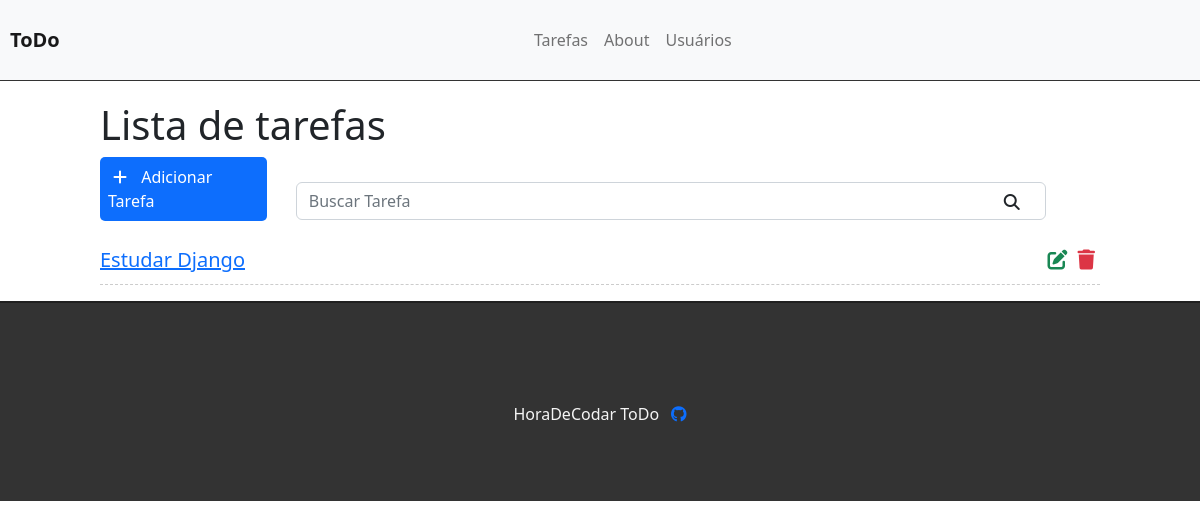
The app's page /, older data.
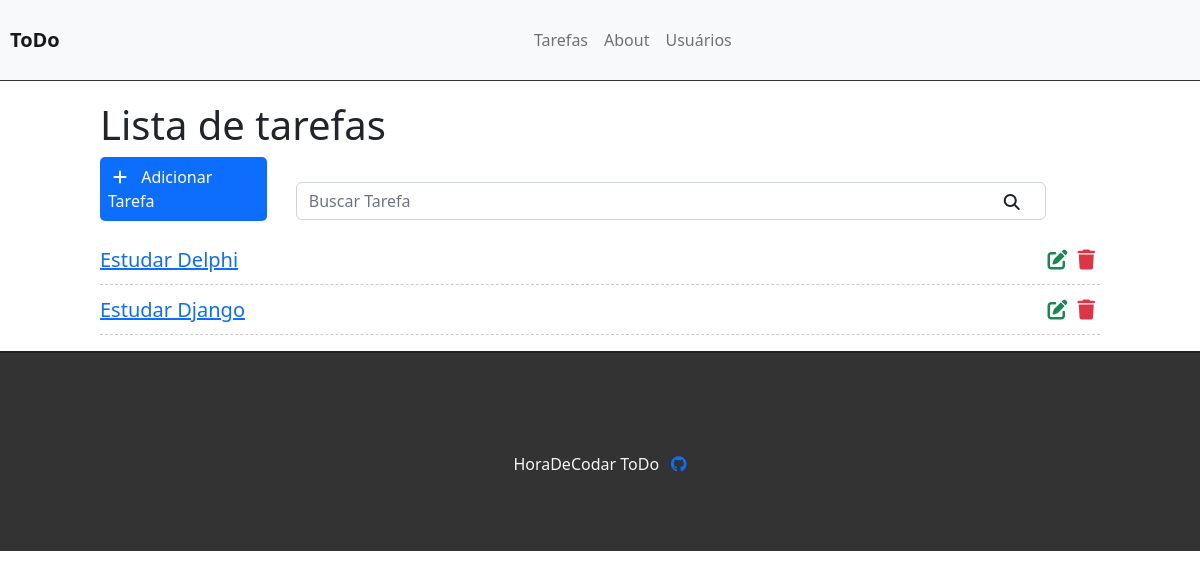
The same page, newer data.
### tasks/models.py (models this page shows, shortened)
class Task(models.Model):
    STATUS = (
        ('doing','Doing'),
        ('done','Done')
    )
    title = models.CharField(max_length = 255)
    description = models.TextField()
    done = models.CharField(
        max_length=5,
        choices = STATUS
        )
    created_at = models.DateTimeField(auto_now_add=True)
    updated_at = models.DateTimeField(auto_now=True)

### tasks/views.py (the view)
# urls.py: path('',views.taskList,name='task-list'),
def taskList(request):
    tasks = Task.objects.all().order_by('-created_at')
    return render (request,'tasks/list.html',{'tasks':tasks})

### tasks/templates/tasks/list.html (shortened to what this page needs)
{% extends 'base.html' %}
{% block content %}
<div class="offset-1 col-10 list-div">
    <h1>Lista de tarefas</h1>
    <a id="add-link" href="newtask/">
        <div class="col-2 add-div">
            <i class="fas fa-plus"></i> Adicionar Tarefa
        </div>
    </a>
    <div class="col-9 search-div">
        <input class="form-control" type="text" id="search" placeholder="Buscar Tarefa">
        <i class="fas fa-search"></i>
    </div>
    <ul class="task-list">
        {% for task in tasks %}
        <li class="task-item">
            <span><a href="/task/{{task.id}}"> {{task.title}} </a></span>
            <span><i class="fas fa-trash"></i></span>
            <span><i class="fas fa-edit"></i></span>
        </li>
        {% endfor %}
    </ul>
</div>
{% endblock %}

Row changes from the older to the newer data that the page shows:
added Task: title "Estudar Delphi"
